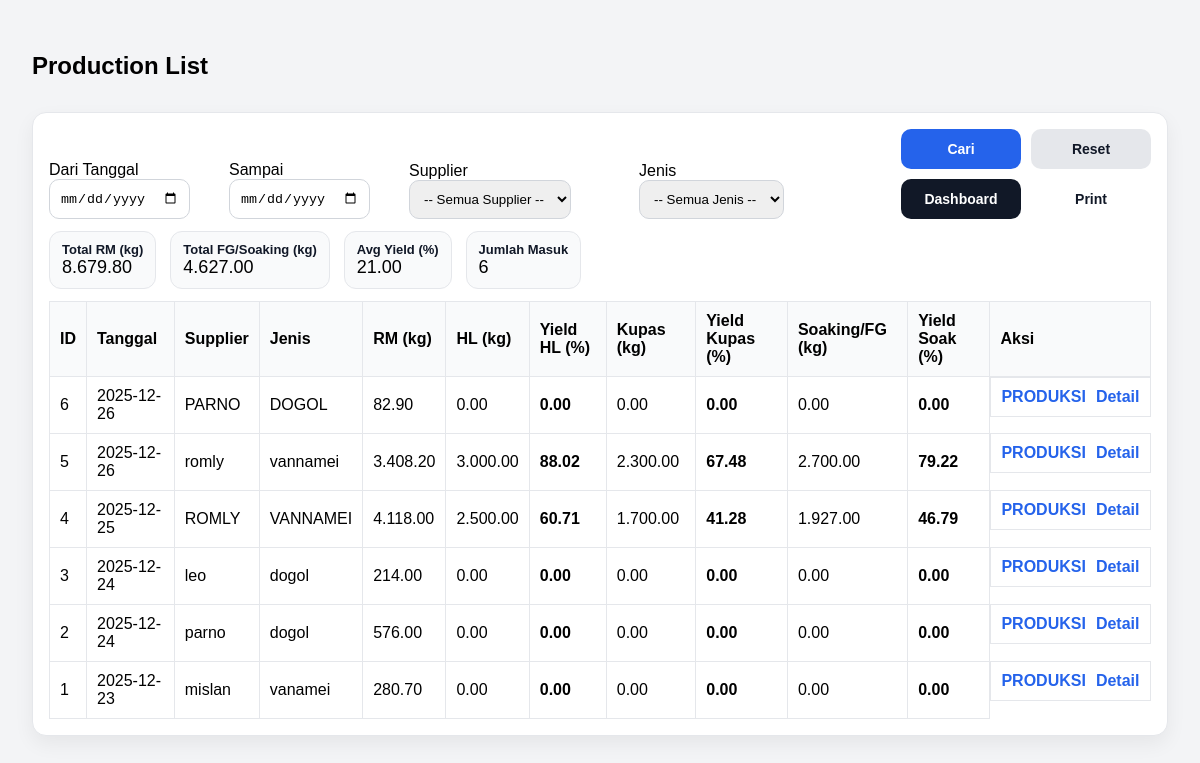
The page /production/list (signed in) on the database its author committed.
### tables this page shows
CREATE TABLE receiving_header (
            id INTEGER PRIMARY KEY AUTOINCREMENT,
            tanggal TEXT NOT NULL,
            supplier TEXT NOT NULL,
            jenis TEXT,
            fiber REAL,
            created_at TEXT DEFAULT (datetime('now','localtime'))
        );

### app.py (the view)
@app.route("/production/list")
def production_list():
    if not require_login():
        return redirect(url_for("login"))
    start = (request.args.get("start") or "").strip()
    end = (request.args.get("end") or "").strip()
    supplier_q = (request.args.get("supplier") or "").strip()   # akan berisi NAMA supplier
    jenis_q = (request.args.get("jenis") or "").strip()
    conn = get_conn()
    suppliers = conn.execute("SELECT nama FROM supplier WHERE aktif=1 ORDER BY nama").fetchall()
    jenis_list = conn.execute("SELECT nama FROM udang_jenis WHERE aktif=1 ORDER BY id").fetchall()
    where = []
    params = []
    if start and end:
        where.append("r.tanggal BETWEEN ? AND ?")
        params.extend([start, end])
    elif start:
        where.append("r.tanggal >= ?")
        params.append(start)
    elif end:
        where.append("r.tanggal <= ?")
        params.append(end)
    if supplier_q:
        where.append("LOWER(TRIM(r.supplier)) = ?")
        params.append(supplier_q.strip().lower())
    if jenis_q:
        where.append("LOWER(TRIM(r.jenis)) = ?")
        params.append(jenis_q.strip().lower())
    where_sql = ("WHERE " + " AND ".join(where)) if where else ""
    rows = conn.execute(f"""
        SELECT
          r.id AS receiving_id,
          r.tanggal, r.supplier, r.jenis,
          r.total_netto AS rm_kg,

          COALESCE(hl.berat_kg,0) AS hl_kg,
          COALESCE(hl.yield_pct,0) AS hl_yield,

          COALESCE(kp.berat_kg,0) AS kupas_kg,
          COALESCE(kp.yield_pct,0) AS kupas_yield,

          COALESCE(sk.berat_kg,0) AS fg_kg,
          COALESCE(sk.yield_pct,0) AS fg_yield,

          COALESCE(sk.yield_pct,0) AS final_pct
        FROM (
          SELECT h.id, h.tanggal, h.supplier, h.jenis,
                 COALESCE(SUM(COALESCE(p.netto,0)),0) AS total_netto
          FROM receiving_header h
          LEFT JOIN receiving_partai p ON p.header_id=h.id
          GROUP BY h.id
        ) r
        LEFT JOIN production_header ph ON ph.id = (
  SELECT id FROM production_header
  WHERE receiving_id = r.id
  ORDER BY id DESC
  LIMIT 1
)

        LEFT JOIN production_step hl ON hl.production_id=ph.id AND hl.step_name='HL'
        LEFT JOIN production_step kp ON kp.production_id=ph.id AND kp.step_name='KUPAS'
        LEFT JOIN production_step sk ON sk.production_id=ph.id AND sk.step_name='SOAKING'
        {where_sql}
        ORDER BY r.id DESC
    """, params).fetchall()
    summary = {
        "total_rm": sum([(x["rm_kg"] or 0) for x in rows]),
        "total_fg": sum([(x["fg_kg"] or 0) for x in rows]),  # ✅ FIX DI SINI
        "avg_yield": (sum([(x["final_pct"] or 0) for x in rows]) / len(rows)) if rows else 0,
        "count_rows": len(rows),
    }
    conn.close()
    return render_template(
        "production_list.html",
        rows=[dict(r) for r in rows],
        summary=summary,
        start=start,
        end=end,
        supplier=supplier_q,
        jenis=jenis_q,
        suppliers=[s["nama"] for s in suppliers],   # ✅ dropdown data
        jenis_list=[j["nama"] for j in jenis_list], # ✅ dropdown data
    )

### app.py (called while the page is built)
def require_login():
    return "user" in session

### db.py (called while the page is built)
def get_conn():
    conn = sqlite3.connect(DB_NAME)
    conn.row_factory = sqlite3.Row
    conn.execute("PRAGMA foreign_keys = ON;")
    return conn

### templates/production_list.html (shortened to what this page needs)
<!doctype html>
<html lang="id">
<head>
</head>
<body>
<div class="top">
  <h2>Production List</h2>
</div>
<div class="card">
  <form method="get" action="/production/list" class="filters">
  <div>
    <div>Dari Tanggal</div>
    <input type="date" name="start" value="{{ start }}">
  </div>
  <div>
    <div>Sampai</div>
    <input type="date" name="end" value="{{ end }}">
  </div>
  <div>
    <div>Supplier</div>
    <select name="supplier">
      <option value="">-- Semua Supplier --</option>
    </select>
  </div>
  <div>
    <div>Jenis</div>
    <select name="jenis">
  <option value="">-- Semua Jenis --</option>
</select>
  </div>
<div class="filter-actions">
  <button class="btn btn-primary" type="submit">Cari</button>
  <a class="btn btn-ghost" href="/production/list">Reset</a>
  <a class="btn btn-secondary" href="/dashboard">Dashboard</a>
  <a class="btn btn-outline"
     href="/production/list/print?start={{ start or '' }}&end={{ end or '' }}&supplier={{ supplier or '' }}&jenis={{ jenis or '' }}">
    Print
  </a>
</div>
</form>
  <div class="summary">
    <div class="pill"><b>Total RM (kg)</b>
      <span>{{ "{:,.2f}".format(summary.total_rm or 0).replace(",", ".") }}</span>
    </div>
    <div class="pill"><b>Total FG/Soaking (kg)</b>
      <span>{{ "{:,.2f}".format(summary.total_fg or 0).replace(",", ".") }}</span>
    </div>
    <div class="pill"><b>Avg Yield (%)</b>
      <span>{{ "{:,.2f}".format(summary.avg_yield or 0).replace(",", ".") }}</span>
    </div>
    <div class="pill"><b>Jumlah Masuk</b>
      <span>{{ summary.count_rows or 0 }}</span>
    </div>
  </div>
  <table>
    <thead>
  <tr>
    <th>ID</th>
    <th>Tanggal</th>
    <th>Supplier</th>
    <th>Jenis</th>
    <th class="right">RM (kg)</th>
    <th class="right">HL (kg)</th>
    <th class="right">Yield HL (%)</th>
    <th class="right">Kupas (kg)</th>
    <th class="right">Yield Kupas (%)</th>
    <th class="right">Soaking/FG (kg)</th>
    <th class="right">Yield Soak (%)</th>
      <th>Aksi</th>
  </tr>
</thead>
    <tbody>
      {% for r in rows %}
      <tr>
  <td>{{ r.receiving_id }}</td>
  <td>{{ r.tanggal }}</td>
  <td>{{ r.supplier }}</td>
  <td>{{ r.jenis }}</td>
  <td class="right">{{ "{:,.2f}".format(r.rm_kg or 0).replace(",", ".") }}</td>
  <td class="right">{{ "{:,.2f}".format(r.hl_kg or 0).replace(",", ".") }}</td>
  <td class="right"><b>{{ "{:,.2f}".format(r.hl_yield or 0).replace(",", ".") }}</b></td>
  <td class="right">{{ "{:,.2f}".format(r.kupas_kg or 0).replace(",", ".") }}</td>
  <td class="right"><b>{{ "{:,.2f}".format(r.kupas_yield or 0).replace(",", ".") }}</b></td>
  <td class="right">{{ "{:,.2f}".format(r.fg_kg or 0).replace(",", ".") }}</td>
  <td class="right"><b>{{ "{:,.2f}".format(r.fg_yield or 0).replace(",", ".") }}</b></td>
    <td style="display:flex; gap:10px; align-items:center;">
    <a href="/production/open/{{ r.receiving_id }}">PRODUKSI</a>
    <a href="/receiving/{{ r.receiving_id }}">Detail</a>
  </td>
</tr>
      {% endfor %}
    </tbody>
  </table>
</div>
</body>
</html>

### templates/production_list.html (style rules this page uses)
body { font-family:Arial;padding:24px;background:#f3f4f6 }
.top { display:flex;justify-content:space-between;align-items:center;gap:10px }
.card { background:#fff;border:1px solid #e5e7eb;border-radius:14px;padding:16px;box-shadow:0 8px 20px rgba(0,0,0,.06);margin-top:12px }
table { width:100%;border-collapse:collapse;margin-top:12px }
th,td { border:1px solid #e5e7eb;padding:10px;text-align:left }
th { background:#f9fafb }
input, select { padding:10px;border:1px solid #d1d5db;border-radius:10px }
button.btn, a.btn { width:120px; height:40px; padding:0 !important; display:inline-flex; align-items:center; justify-content:center; box-sizing:border-box; font-size:14px; font-weight:700; line-height:1; border-radius:10px; text-decoration:none; cursor:pointer; border:0; }
.btn-primary { background:#2563eb;color:#fff }
.btn-secondary { background:#111827;color:#fff }
.btn-ghost { background:#e5e7eb;color:#111827 }
.btn-outline { background:#fff;color:#111827;border:1px solid #d1d5db }
a { color:#2563eb;text-decoration:none;font-weight:700 }
.summary { display:flex;gap:14px;flex-wrap:wrap;margin-top:12px }
.pill { background:#f9fafb;border:1px solid #e5e7eb;border-radius:12px;padding:10px 12px }
.pill b { display:block;font-size:13px;color:#111827 }
.pill span { font-size:18px }
.filters { display:grid; grid-template-columns: 170px 170px 220px 220px 1fr; gap:10px; align-items:end; }
.filter-actions { display:flex; gap:10px; justify-content:flex-end; flex-wrap:wrap; }

### rows shown on the page
receiving_header: receiving_id "6", tanggal "2025-12-26", supplier "PARNO", jenis "DOGOL", rm_kg "82.90", hl_kg "0.00", hl_yield "0.00", kupas_kg "0.00", kupas_yield "0.00", fg_kg "0.00", fg_yield "0.00"
receiving_header: receiving_id "5", tanggal "2025-12-26", supplier "romly", jenis "vannamei", rm_kg "3.408.20", hl_kg "3.000.00", hl_yield "88.02", kupas_kg "2.300.00", kupas_yield "67.48", fg_kg "2.700.00", fg_yield "79.22"
receiving_header: receiving_id "4", tanggal "2025-12-25", supplier "ROMLY", jenis "VANNAMEI", rm_kg "4.118.00", hl_kg "2.500.00", hl_yield "60.71", kupas_kg "1.700.00", kupas_yield "41.28", fg_kg "1.927.00", fg_yield "46.79"
receiving_header: receiving_id "3", tanggal "2025-12-24", supplier "leo", jenis "dogol", rm_kg "214.00", hl_kg "0.00", hl_yield "0.00", kupas_kg "0.00", kupas_yield "0.00", fg_kg "0.00", fg_yield "0.00"
receiving_header: receiving_id "2", tanggal "2025-12-24", supplier "parno", jenis "dogol", rm_kg "576.00", hl_kg "0.00", hl_yield "0.00", kupas_kg "0.00", kupas_yield "0.00", fg_kg "0.00", fg_yield "0.00"
receiving_header: receiving_id "1", tanggal "2025-12-23", supplier "mislan", jenis "vanamei", rm_kg "280.70", hl_kg "0.00", hl_yield "0.00", kupas_kg "0.00", kupas_yield "0.00", fg_kg "0.00", fg_yield "0.00"

### other values the page prints
{{ "{:,.2f}".format(summary.total_rm or 0).replace(",", ".") }} "8.679.80"
{{ "{:,.2f}".format(summary.total_fg or 0).replace(",", ".") }} "4.627.00"
{{ "{:,.2f}".format(summary.avg_yield or 0).replace(",", ".") }} "21.00"
{{ summary.count_rows or 0 }} "6"
